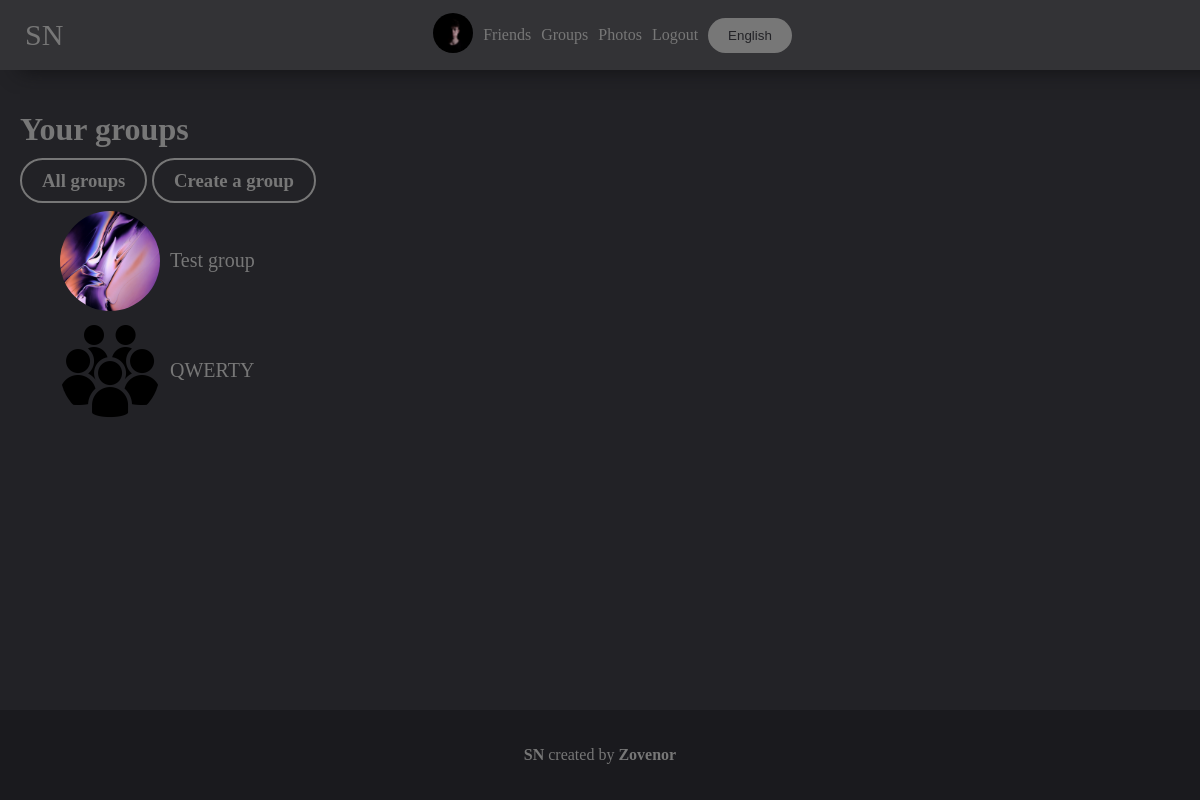
The app's page /groups (signed in), older data.
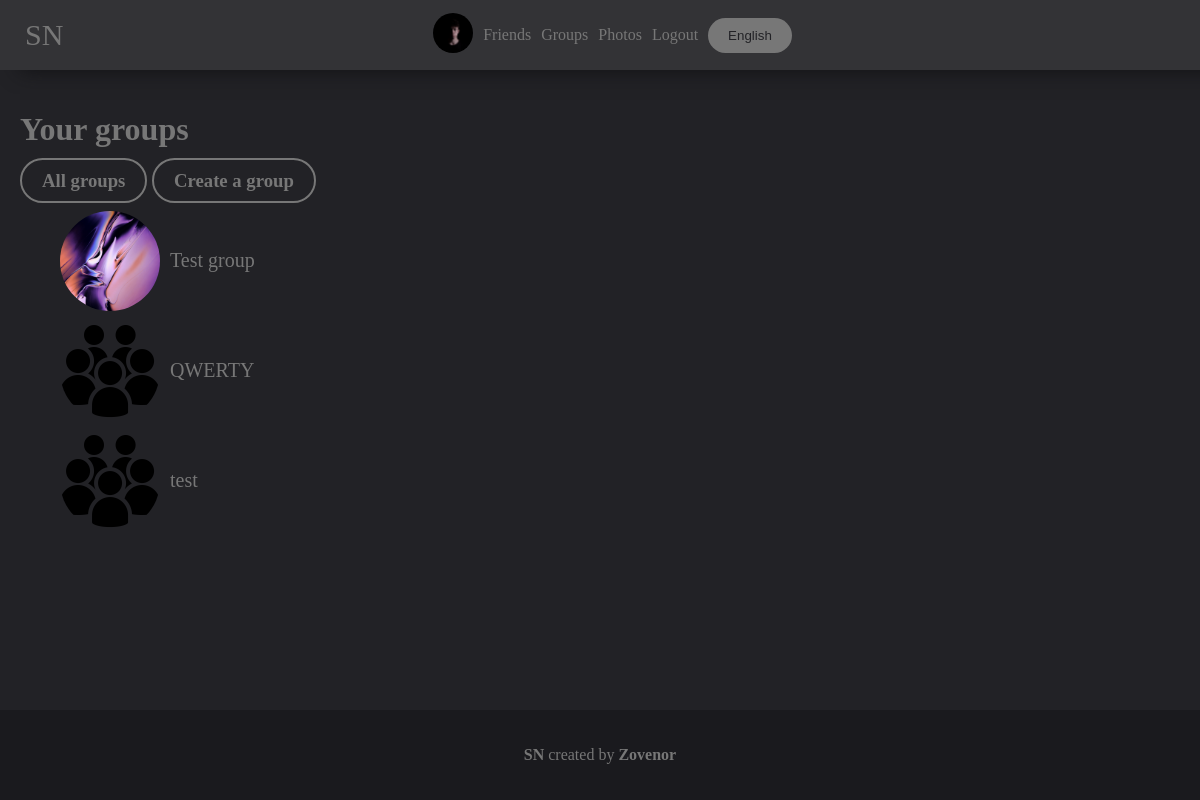
The same page, newer data.
### mainpage/models.py (models this page shows, shortened)
class Group(models.Model):
    followers = models.ManyToManyField(UserDetail, related_name="followers", null=True, blank=True)
    name = models.CharField(max_length=250)
    description = models.TextField(null=True, blank=True)
    groupname = models.CharField(max_length=100, unique=True)
    photo = models.ForeignKey(Photo, on_delete=models.SET_NULL, null=True, blank=True)
    admin = models.ForeignKey(UserDetail, on_delete=models.SET_NULL, null=True, blank=True)
    editors = models.ManyToManyField(UserDetail, related_name="editors", null=True, blank=True)
    def get_photo(self):
        if self.photo:
            return self.photo
        else:
            return settings.STATIC_URL + "/mainpage/img/group.jpg"

class Photo(models.Model):
    photo = models.ImageField(upload_to='photos')
    date = models.DateTimeField(auto_now=True)
    user = models.ForeignKey(User, on_delete=models.SET_NULL, null=True)
    permissions = models.CharField(max_length=10, default="public")
    def __str__(self):
        return self.photo.url

### mainpage/views.py (the view, shortened to what this page needs)
# urls.py: path('groups', views.GroupsView.as_view()),
class GroupsView(View):
    @base
    def get(self, request, content={}):
        content.update({
            'list': get_wordlist(request).YourGroups,
            'create': False,
        })
        if request.user.is_authenticated:
            content['groups'] = Group.objects.filter(followers=UserDetail.objects.get(user=request.user))
        if 'all' in request.GET:
            if request.GET['all'] == 'True':
                content['groups'] = Group.objects.all()
                content['list'] = get_wordlist(request).AllGroups
                return render(request, 'mainpage/groups.html', content)
        if not request.user.is_authenticated:
            return redirect('/groups?all=True')
        return render(request, 'mainpage/groups.html', content)

### mainpage/models.py (called while the page is built)
    def get_photo(self):
        if self.photo:
            return self.photo
        else:
            return settings.STATIC_URL + "/mainpage/img/user.png"

### mainpage/views.py (called while the page is built)
def base(func):
    def wrapper(self, request, content={}, *args, **kwargs):
        if request.user.is_authenticated:
            content.update({'your_user': UserDetail.objects.get(user=request.user)})
        return func(self, request, content=content, **kwargs)
    return wrapper

def get_wordlist(request):
    langs_list = {
        'en': langs.EN,
        'ru': langs.RU,
    }
    if 'lang' in request.COOKIES:
        lang = request.COOKIES['lang']
        try:
            return langs_list[lang]
        except:
            return langs_list['en']
    else:
        return langs_list['en']

### mainpage/templates/mainpage/groups.html (shortened to what this page needs)
{% extends 'mainpage/base.html' %}
{% load static %}
{% block content %}
    <link rel="stylesheet" href="{% static 'mainpage/groups.css' %}">
    <h1>{{ list.title }}</h1>
    {% if create == True %}
        <form method="POST">
        {% csrf_token %}
            <p><b>{{ list.name }}: </b><input required value="{{ pl.name }}" name="name" type="text"></p>
            <p><b>{{ list.description }}: </b><textarea required name="description" type="text">{{ pl.description }}</textarea></p>
            <p><b>{{ list.groupname }}: </b><input required value="{{ pl.groupname }}" name="groupname" type="text"></p>
            <p><input class="button" value="{{ list.create }}" type="submit"></p>
        </form>
    {% else %}
        <h3>
        {% if request.user.is_authenticated %}
            {% if request.GET.all %}
                <a href="/groups" class="button">{{ list.your_groups }}</a>
            {% else %}
                <a href="?all=True" class="button">{{ list.all_groups  }}</a>
            {% endif %}
            <a class="button" href="?create=True">{{ list.create_group }}</a>
        {% endif %}
        </h3>
        <ul>
            {% for el in groups %}
                <li><a class="group" href="/{{ el.groupname }}"><div style="background-image: url('{{ el.get_photo }}');" class="img-group"></div><span class="group_name">{{ el.name }}</span></a></li>
            {% endfor %}
        </ul>
    {% endif %}
{% endblock %}

Row changes from the older to the newer data that the page shows:
added Group: name "test"
